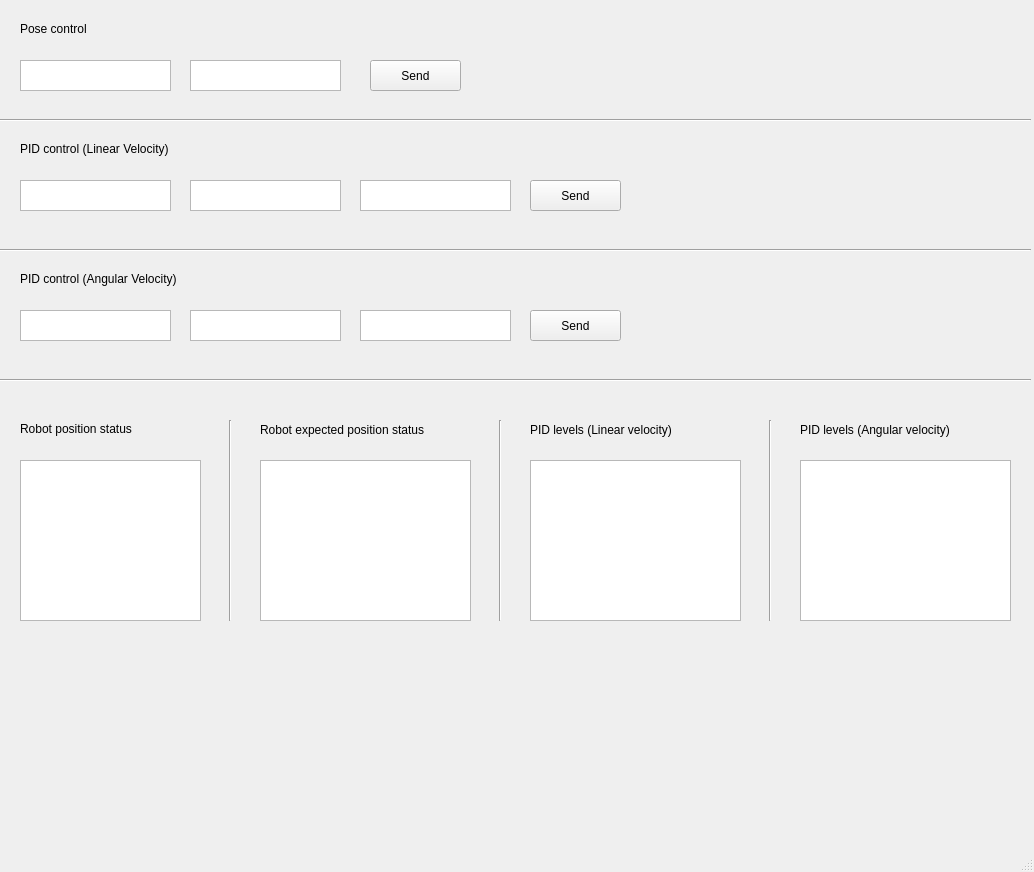
<?xml version="1.0" encoding="UTF-8"?>
<ui version="4.0">
 <class>MainWindow</class>
 <widget class="QMainWindow" name="MainWindow">
  <property name="geometry">
   <rect>
    <x>0</x>
    <y>0</y>
    <width>1034</width>
    <height>872</height>
   </rect>
  </property>
  <property name="windowTitle">
   <string>MainWindow</string>
  </property>
  <widget class="QWidget" name="centralwidget">
   <widget class="QTextEdit" name="pose_x_text">
    <property name="geometry">
     <rect>
      <x>20</x>
      <y>60</y>
      <width>151</width>
      <height>31</height>
     </rect>
    </property>
   </widget>
   <widget class="QPushButton" name="pose_control_button">
    <property name="geometry">
     <rect>
      <x>370</x>
      <y>60</y>
      <width>91</width>
      <height>31</height>
     </rect>
    </property>
    <property name="text">
     <string>Send</string>
    </property>
   </widget>
   <widget class="QLabel" name="pose_label">
    <property name="geometry">
     <rect>
      <x>20</x>
      <y>20</y>
      <width>991</width>
      <height>17</height>
     </rect>
    </property>
    <property name="text">
     <string>Pose control</string>
    </property>
   </widget>
   <widget class="QTextEdit" name="pose_y_text">
    <property name="geometry">
     <rect>
      <x>190</x>
      <y>60</y>
      <width>151</width>
      <height>31</height>
     </rect>
    </property>
   </widget>
   <widget class="Line" name="pose_control_line">
    <property name="geometry">
     <rect>
      <x>0</x>
      <y>110</y>
      <width>1031</width>
      <height>21</height>
     </rect>
    </property>
    <property name="orientation">
     <enum>Qt::Horizontal</enum>
    </property>
   </widget>
   <widget class="QLabel" name="pid_control_l_label">
    <property name="geometry">
     <rect>
      <x>20</x>
      <y>140</y>
      <width>991</width>
      <height>17</height>
     </rect>
    </property>
    <property name="text">
     <string>PID control (Linear Velocity)</string>
    </property>
   </widget>
   <widget class="QTextEdit" name="pid_l_p_text">
    <property name="geometry">
     <rect>
      <x>20</x>
      <y>180</y>
      <width>151</width>
      <height>31</height>
     </rect>
    </property>
   </widget>
   <widget class="QTextEdit" name="pid_l_i_text">
    <property name="geometry">
     <rect>
      <x>190</x>
      <y>180</y>
      <width>151</width>
      <height>31</height>
     </rect>
    </property>
   </widget>
   <widget class="QTextEdit" name="pid_l_d_text">
    <property name="geometry">
     <rect>
      <x>360</x>
      <y>180</y>
      <width>151</width>
      <height>31</height>
     </rect>
    </property>
   </widget>
   <widget class="QPushButton" name="pid_control_l_button">
    <property name="geometry">
     <rect>
      <x>530</x>
      <y>180</y>
      <width>91</width>
      <height>31</height>
     </rect>
    </property>
    <property name="text">
     <string>Send</string>
    </property>
   </widget>
   <widget class="Line" name="pid_control_l_line">
    <property name="geometry">
     <rect>
      <x>0</x>
      <y>240</y>
      <width>1031</width>
      <height>21</height>
     </rect>
    </property>
    <property name="orientation">
     <enum>Qt::Horizontal</enum>
    </property>
   </widget>
   <widget class="QLabel" name="pid_control_a_label">
    <property name="geometry">
     <rect>
      <x>20</x>
      <y>270</y>
      <width>991</width>
      <height>17</height>
     </rect>
    </property>
    <property name="text">
     <string>PID control (Angular Velocity)</string>
    </property>
   </widget>
   <widget class="QTextEdit" name="pid_a_p_text">
    <property name="geometry">
     <rect>
      <x>20</x>
      <y>310</y>
      <width>151</width>
      <height>31</height>
     </rect>
    </property>
   </widget>
   <widget class="QTextEdit" name="pid_a_i_text">
    <property name="geometry">
     <rect>
      <x>190</x>
      <y>310</y>
      <width>151</width>
      <height>31</height>
     </rect>
    </property>
   </widget>
   <widget class="QTextEdit" name="pid_a_d_text">
    <property name="geometry">
     <rect>
      <x>360</x>
      <y>310</y>
      <width>151</width>
      <height>31</height>
     </rect>
    </property>
   </widget>
   <widget class="QPushButton" name="pid_control_a_button">
    <property name="geometry">
     <rect>
      <x>530</x>
      <y>310</y>
      <width>91</width>
      <height>31</height>
     </rect>
    </property>
    <property name="text">
     <string>Send</string>
    </property>
   </widget>
   <widget class="Line" name="pid_control_a_line">
    <property name="geometry">
     <rect>
      <x>0</x>
      <y>370</y>
      <width>1031</width>
      <height>21</height>
     </rect>
    </property>
    <property name="orientation">
     <enum>Qt::Horizontal</enum>
    </property>
   </widget>
   <widget class="QLabel" name="robot_position_label">
    <property name="geometry">
     <rect>
      <x>20</x>
      <y>420</y>
      <width>211</width>
      <height>17</height>
     </rect>
    </property>
    <property name="text">
     <string>Robot position status</string>
    </property>
   </widget>
   <widget class="QTextBrowser" name="robot_position_browser">
    <property name="geometry">
     <rect>
      <x>20</x>
      <y>460</y>
      <width>181</width>
      <height>161</height>
     </rect>
    </property>
   </widget>
   <widget class="QLabel" name="robot_expected_label">
    <property name="geometry">
     <rect>
      <x>260</x>
      <y>420</y>
      <width>221</width>
      <height>20</height>
     </rect>
    </property>
    <property name="text">
     <string>Robot expected position status</string>
    </property>
   </widget>
   <widget class="Line" name="robot_position_line">
    <property name="geometry">
     <rect>
      <x>220</x>
      <y>420</y>
      <width>20</width>
      <height>201</height>
     </rect>
    </property>
    <property name="orientation">
     <enum>Qt::Vertical</enum>
    </property>
   </widget>
   <widget class="QTextBrowser" name="robot_expected_browser">
    <property name="geometry">
     <rect>
      <x>260</x>
      <y>460</y>
      <width>211</width>
      <height>161</height>
     </rect>
    </property>
   </widget>
   <widget class="Line" name="robot_expected_line">
    <property name="geometry">
     <rect>
      <x>490</x>
      <y>420</y>
      <width>20</width>
      <height>201</height>
     </rect>
    </property>
    <property name="orientation">
     <enum>Qt::Vertical</enum>
    </property>
   </widget>
   <widget class="QTextBrowser" name="pid_levels_l_browser">
    <property name="geometry">
     <rect>
      <x>530</x>
      <y>460</y>
      <width>211</width>
      <height>161</height>
     </rect>
    </property>
   </widget>
   <widget class="QLabel" name="pid_levels_l_label">
    <property name="geometry">
     <rect>
      <x>530</x>
      <y>420</y>
      <width>211</width>
      <height>20</height>
     </rect>
    </property>
    <property name="text">
     <string>PID levels (Linear velocity)</string>
    </property>
   </widget>
   <widget class="Line" name="pid_levels_line">
    <property name="geometry">
     <rect>
      <x>760</x>
      <y>420</y>
      <width>20</width>
      <height>201</height>
     </rect>
    </property>
    <property name="orientation">
     <enum>Qt::Vertical</enum>
    </property>
   </widget>
   <widget class="QLabel" name="pid_levels_a_label">
    <property name="geometry">
     <rect>
      <x>800</x>
      <y>420</y>
      <width>191</width>
      <height>20</height>
     </rect>
    </property>
    <property name="text">
     <string>PID levels (Angular velocity)</string>
    </property>
   </widget>
   <widget class="QTextBrowser" name="pid_levels_a_browser">
    <property name="geometry">
     <rect>
      <x>800</x>
      <y>460</y>
      <width>211</width>
      <height>161</height>
     </rect>
    </property>
   </widget>
  </widget>
  <widget class="QStatusBar" name="statusbar"/>
 </widget>
 <resources/>
 <connections/>
</ui>
